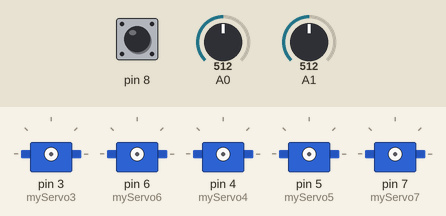
The sketch below on a simulated Arduino Uno, built with avr-gcc and run on an emulated ATmega328P. Shown: 5 × servo. The test bench sets the inputs (shaded band); at power-on: pin 8 HIGH, A0 = 512, A1 = 512. What the sketch prints to the serial monitor is not drawn.

Above: at 0.1 s.
At 13.1 s:
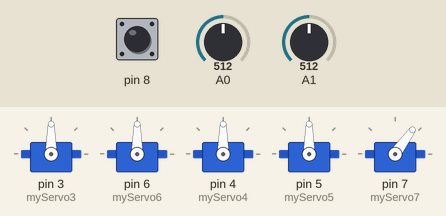
At 13.9 s:
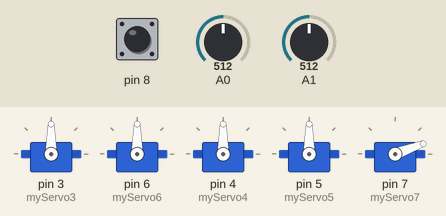
At 16.1 s:
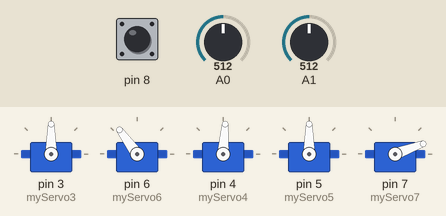
At 16.8 s:
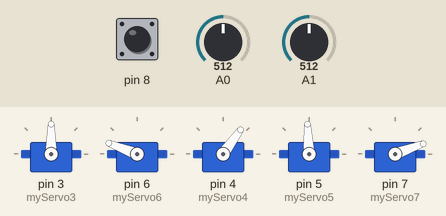
At 18.0 s:
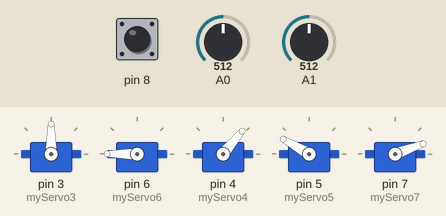
Timing chart, 0 to 19.5 s (numbered marks = the images above):
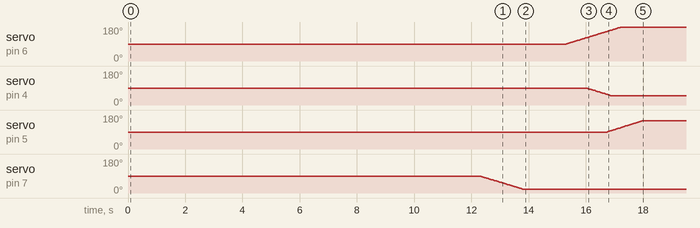

The sketch:

joistick_test_003.ino
```cpp
#include <VarSpeedServo.h>


boolean catchIsClosed = true;
int horizontalAngle;
boolean catchControl = false;
int catchAngle;
int servo4Angle;
int servo6Angle;

VarSpeedServo myServo3;
VarSpeedServo myServo4;
VarSpeedServo myServo5;
VarSpeedServo myServo6;
VarSpeedServo myServo7;

void setup()
{
    Serial.begin(9600);
    Serial.println("Hello SETUP...");
    pinMode(8, INPUT_PULLUP);

    delay(3000);
    myServo3.attach(3);
    delay(700);
    myServo6.attach(6);
    delay(700);
    myServo4.attach(4);
    delay(700);
    myServo5.attach(5);
    delay(700);
    myServo7.attach(7);
    delay(3000);

    horizontalAngle = 90;
    myServo3.slowmove(horizontalAngle,30);
    delay(700);
    myServo4.slowmove(90,30);
    delay(700);
    myServo5.slowmove(90,30);
    delay(700);
    myServo6.slowmove(90,30);
    delay(700);
    catchAngle = 90;
    myServo7.slowmove(catchAngle,30);
    delay(700);
    catchAngle = 20;
    myServo7.slowmove(catchAngle,30);
    delay(3000);

    myServo6.slowmove(180,30);
    delay(700);
    servo4Angle = 50;
    myServo4.slowmove(servo4Angle,30);
    delay(700);
    myServo5.slowmove(150,30);
    delay(700);
    delay(3000);
}

void loop()
{
    Serial.print(analogRead(A0));
    Serial.print(" ");
    Serial.println(analogRead(A1));

    if (analogRead(A0) < 100)
    {
        if(catchControl)
        {
            catchAngle = catchAngle + 1;
            if(catchAngle > 120)
            {
                catchAngle = 120;
            }
            myServo7.slowmove(catchAngle, 20);
            delay(10);
        }
        else
        {
            servo4Angle = servo4Angle - 1;
            if(servo4Angle < 40)
            {
                servo4Angle = 40;
            }
            myServo4.slowmove(servo4Angle, 20);
            servo6Angle = servo6Angle + 1;
            if(servo6Angle > 180)
            {
                servo6Angle = 180;
            }
            myServo6.slowmove(servo6Angle, 20);
            delay(15);
            // myServo4.slowmove(70,20);
            // delay(500);
            // myServo5.slowmove(150,20);
            // delay(500);
            // myServo6.slowmove(150,20);
            // delay(500);
        }
    }
    else if (analogRead(A0) > 700)
    {
        if(catchControl)
        {
            catchAngle = catchAngle - 1;
            if(catchAngle < 20)
            {
                catchAngle = 20;
            }
            myServo7.slowmove(catchAngle, 20);
            delay(10);
        }
        else
        {
            servo4Angle = servo4Angle + 1;
            if(servo4Angle > 130)
            {
                servo4Angle = 130;
            }
            myServo4.slowmove(servo4Angle, 20);
            servo6Angle = servo6Angle - 1;
            if(servo6Angle < 130)
            {
                servo6Angle = 130;
            }
            myServo6.slowmove(servo6Angle, 20);
            delay(15);
            // myServo6.slowmove(170,20);
            // delay(500);
            // myServo4.slowmove(110,20);
            // delay(500);
            // myServo5.slowmove(150,20);
            // delay(500);
        }

    }
    else if (analogRead(A1) < 100)
    {
        horizontalAngle = horizontalAngle - 1;
        if(horizontalAngle < 0)
        {
            horizontalAngle = 0;
        }
        myServo3.slowmove(horizontalAngle,40);
        delay(10);
    }
    else if (analogRead(A1) > 700)
    {
        horizontalAngle = horizontalAngle + 1;
        if(horizontalAngle > 180)
        {
            horizontalAngle = 180;
        }
        myServo3.slowmove(horizontalAngle,40);
        delay(10);
    }

    if (digitalRead(8) == 0)
    {
        if (catchControl)
        {
            catchControl = false;
        }
        else
        {
            catchControl = true;
        }
        delay(1000);
    }
}
```
